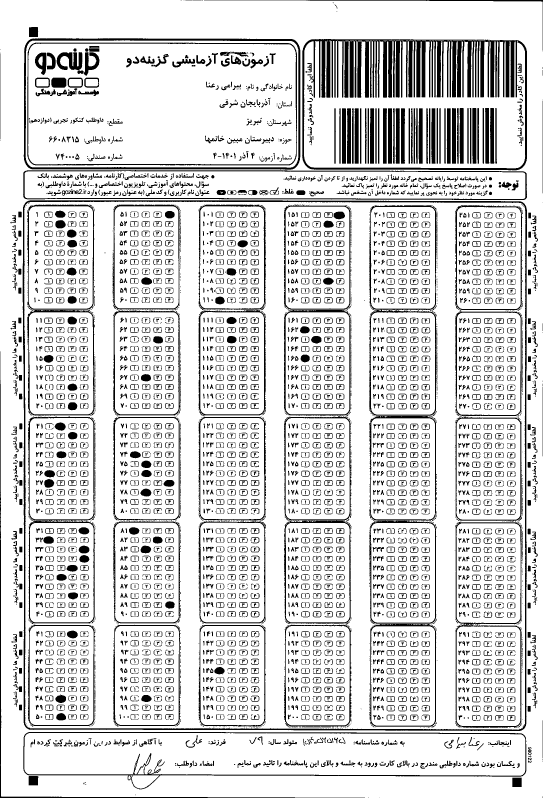
#> input picture Data/Exam Papers/image0000013A.tif, 1629 x 2394 px (shown at 1/3 size)
$ jupyter execute --allow-errors omr_grading.ipynb
#> lines starting #> are read from the running program, lines starting #| are printed output that depends on the picture; after the words box and inside, x2 and y2 are one past the last pixel; in counts of white or black regions, pixels touching at a corner belong together
[cell 1]
import cv2
import numpy as np
import matplotlib.pyplot as plt
import pandas as pd
import csv
from pathlib import Path


def get_results_dir():
    """<current working folder>/Results  - created automatically if missing."""
    folder = Path.cwd() / "Results"
    folder.mkdir(parents=True, exist_ok=True)
    return folder


class CalssScore():


    def init(self,path_of_aswer_sheet,path_of_key):
#> called with path_of_aswer_sheet = 'Data/Exam Papers/image0000013A.tif', path_of_key = 'Data/Answer Keys/kild.png'
        self.path_of_aswer_sheet = path_of_aswer_sheet
        self.path_of_key = path_of_key
        self.img = cv2.resize(cv2.imread(self.path_of_aswer_sheet),(1000,1000))
#> self.img: shape (1000, 1000, 3); min 0, max 255, mean 213.9


# تابع محاسبه ی درصد
    def Score2(self):
        self.Choises = []
        self.Key_dict = []


        img=cv2.imread(self.path_of_key)
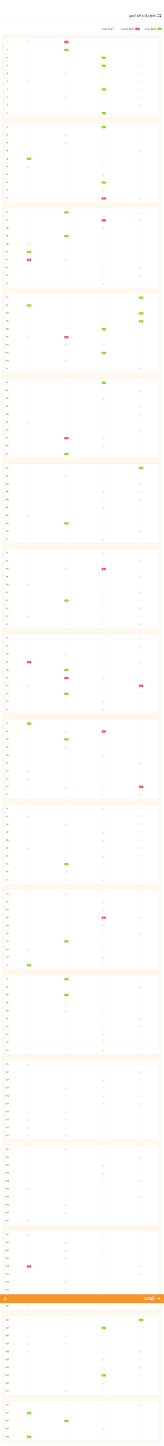
#> input picture Data/Answer Keys/kild.png, 1802 x 15904 px (shown at 1/11 size)
#> img is the input picture: shape (15904, 1802, 3); mean B, G, R 251, 253.1, 254.2
        img_c1 = img[400:1300,280:1600]
        img_c2 = img[1350:2225,280:1600]
        img_c3 = img[2290:3150,280:1600]
        img_c4 = img[3230:4100,280:1600]
        img_c5 = img[4180:5040,280:1600]
        img_c6 = img[5120:5980,280:1600]
        img_c7 = img[6060:6920,280:1600]
        img_c8 = img[6990:7850,280:1600]
        img_c9 = img[7925:8780,280:1600]
        img_c10 = img[8860:9720,280:1600]
        img_c11 = img[9800:10650,280:1600]
        img_c12 = img[10730:11590,280:1600]
        img_c13 = img[11670:12530,280:1600]
        img_c14 = img[12610:13470,280:1600]
        img_c15 = img[13550:14410,280:1600]
        img_c16 = img[14490:15350,280:1600]
        img_c17 = img[15420:15840,280:1600]


        All_Box_1 = [img_c1,img_c2,img_c3,img_c4,img_c5,img_c6,img_c7,img_c8,img_c9,img_c10,img_c11,img_c12,img_c13,img_c14,img_c15,img_c16,img_c17]
        All_Box_2 = []

        for i in All_Box_1:
            Gray_of_Mask =  cv2.cvtColor(cv2.cvtColor(cv2.inRange(cv2.cvtColor(i, cv2.COLOR_BGR2HSV), np.array([38, 32, 25]), np.array([255, 255, 255])) , cv2.COLOR_GRAY2BGR),cv2.COLOR_BGR2GRAY)
            Resized_GrayMask = cv2.resize(Gray_of_Mask,(500,500))
            All_Box_2.append(Resized_GrayMask)
#> this loop made 17 passes
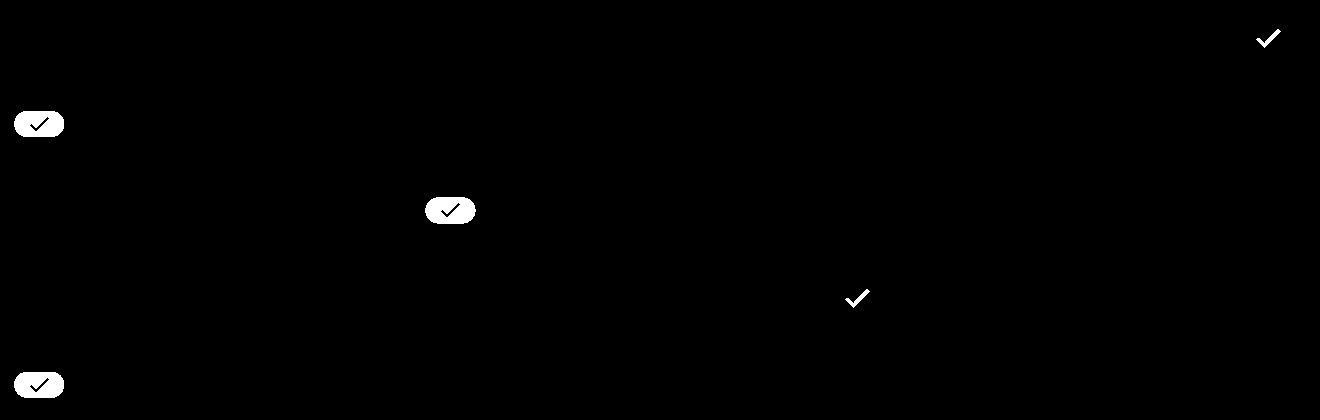
#> Gray_of_Mask: shape (420, 1320); 0.65% white; 5 white regions, box (x1, y1, x2, y2) and area: (425, 197, 476, 224) 1142, (14, 111, 64, 137) 1115, (14, 372, 64, 398) 1114, (1256, 29, 1281, 48) 125, (845, 289, 870, 308) 125
#> after the loop, All_Box_2 = 17 items
        Count_B = 1
        for j in All_Box_2:
            if Count_B < 17:
                vs = 10
            if Count_B > 16:
                vs = 5
            rows = np.vsplit(j,vs)
            for r in rows:
                cols = np.hsplit(r,4)
                A = cv2.countNonZero(cols[0])
                B = cv2.countNonZero(cols[1])
                C = cv2.countNonZero(cols[2])
                D = cv2.countNonZero(cols[3])
                if A > 0:
                    self.Key_dict.append(1)
                elif B > 0:
                    self.Key_dict.append(2)
                elif C > 0:
                    self.Key_dict.append(3)
                elif D > 0:
                    self.Key_dict.append(4)
                else:
                    self.Key_dict.append(0)
            Count_B+=1
#> this loop made 17 passes
#> vs on passes 1 to 12: 10, 10, 10, 10, 10, 10, 10, 10, 10, 10, 10, 10
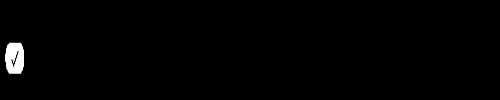
#> r: shape (100, 500); min 0, max 255, mean 2.6
#> after the loop, Count_B = 18; self.Key_dict = 165 values, max 4 at index 8, min 0 at index 148, mean 2.61
        for i in range(0,5):
            self.Key_dict.append(0)
#> after the loop, self.Key_dict = 170 values, max 4 at index 8, min 0 at index 148, mean 2.54


        def cut_pic(img):
            img1 = cv2.resize(img[265:385 , 84:165],(400,500))
            img2 = cv2.resize(img[395:515 , 84:165],(400,500))
            img3 = cv2.resize(img[527:650 , 84:165],(400,500))
            img4 = cv2.resize(img[660:775 , 84:165],(400,500))
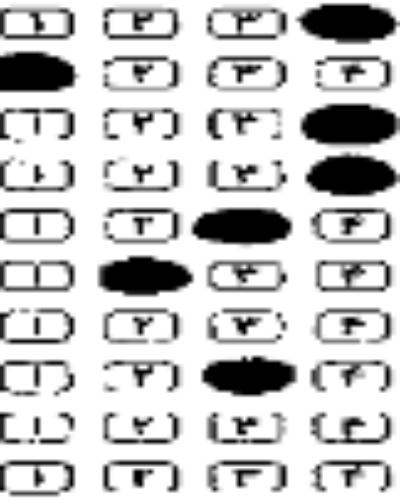
#> img4: shape (500, 400, 3); min 0, max 255, mean 198.3
            img5 = cv2.resize(img[790:905 , 84:165],(400,500))


            img6 = cv2.resize(img[265:385 , 240:320],(400,500))
            img7 = cv2.resize(img[395:515 , 240:320],(400,500))
            img8 = cv2.resize(img[527:650 , 240:320],(400,500))
            img9 = cv2.resize(img[660:775 , 240:320],(400,500))
            img10 = cv2.resize(img[790:905 , 240:320],(400,500))


            img11 = cv2.resize(img[265:385 , 395:480],(400,500))
            img12 = cv2.resize(img[395:515 , 395:480],(400,500))
            img13 = cv2.resize(img[525:650 , 395:480],(400,500))
            img14 = cv2.resize(img[660:775 , 397:480],(400,500))
            img15 = cv2.resize(img[790:905 , 395:480],(400,500))


            img16 = cv2.resize(img[265:385 , 555:635],(400,500))
            img17 = cv2.resize(img[395:515 , 555:635],(400,500))


            return img1,img2,img3,img4,img5,img6,img7,img8,img9,img10,img11,img12,img13,img14,img15,img16,img17

        pre_process_list = []
        def pre_process(img):
            img_G = cv2.cvtColor(img , cv2.COLOR_BGR2GRAY)
            ret,img_p = cv2.threshold(img_G, 127, 255, cv2.THRESH_BINARY_INV)
            pre_process_list.append(img_p)

        for cuted_pic in list(cut_pic(self.img)):
            pre_process(cuted_pic)


        def splitBoxes(img):
            boxes = []
            rows = np.vsplit(img , 10)
            for r in rows:
                cols = np.hsplit(r,4)
                A = cv2.countNonZero(cols[0])
                B = cv2.countNonZero(cols[1])
                C = cv2.countNonZero(cols[2])
                D = cv2.countNonZero(cols[3])
                rrr = 1230
                test_l = []
                if A >= rrr :
                    test_l.append(A)
                if  B>= rrr :
                    test_l.append(B)
                if C >= rrr :
                    test_l.append(C)
                if D >= rrr :
                    test_l.append(D)
                if len(test_l) == 0:
                    self.Choises.append(0)

                elif len(test_l) == 1:
                    if test_l[0] == A:
                        self.Choises.append(1)
                    elif test_l[0] == B:
                        self.Choises.append(2)
                    elif test_l[0] == C:
                        self.Choises.append(3)
                    elif test_l[0] == D:
                        self.Choises.append(4)
                elif len(test_l) != 1:
                    zzz = max(test_l)
                    if zzz == A:
                        self.Choises.append(1)
                    elif zzz == B:
                        self.Choises.append(2)
                    elif zzz == C:
                        self.Choises.append(3)
                    elif zzz == D:
                        self.Choises.append(4)


        for p_c_p in pre_process_list:
            splitBoxes(p_c_p)

        def Score_2(path_of_key):
#> called with path_of_key = 'Data/Answer Keys/kild.png'
            a = 0
            b = 5
            for i in range(0,170):
                if self.Choises[148] == 0:
                    b = 6

                if self.Choises[i] == self.Key_dict[i]:
                    a+=1
                else:
                    continue
#> after the loop, a = 43

            TP = a-b
#> TP = 37
            Final_Score = (TP / 164) * 100
#> Final_Score = 22.56
            return Final_Score

        return round(Score_2(self.path_of_key),2) , self.Choises , self.Key_dict

    @staticmethod
    def Score(img_path,key_path):
        run_score = CalssScore()
        run_score.init(img_path,key_path)
        S = run_score.Score2()[0]
#> S = 22.56
        return S

#تابع سیو کردن وضعیت برگه ی مورد نظر
    def Save_Status(self,img_path,key_path):
        aa = 0
        bb = 5
        run_score = CalssScore()
        run_score.init(img_path,key_path)
        CH = run_score.Score2()[1]
        AN = run_score.Score2()[2]
        AN = AN[0:165]
        CH = CH[0:165]
        stat_list = []
        for i in range(0,165):
            if CH[i] == AN[i]:
                stat_list.append('True')
            if CH[i] != AN[i]:
                if CH[i] == 0:
                    stat_list.append('-')
                if CH[i] != 0:
                    stat_list.append('False')
            else:
                continue
        stat_list[148] = 'Not Count'

        Q_Num = []
        Final_List_for_CSV = []

        for ji in range(1,166):
            Q_Num.append(str(ji))

        for ki in range(0,165):
            O_1_list_for_Csv = []
            O_1_list_for_Csv.append(Q_Num[ki])
            O_1_list_for_Csv.append(stat_list[ki])
            Final_List_for_CSV.append(O_1_list_for_Csv)

        row = ['Qustion_Num','Status']
        out_path = get_results_dir() / (Path(img_path).stem + '.csv')
        with open(out_path, 'w', newline='') as stud:
            y = csv.writer(stud)
            y.writerow(row)
            y.writerows(Final_List_for_CSV)
        print('File Saved\nPath Of The File : ' + str(out_path))

# تابع نشان دادن سوالات به صورت بصری
    def represention(self,img_path,key_path):
        run_score = CalssScore()
        run_score.init(img_path,key_path)
        CH = run_score.Score2()[1]
#> the loop in Score2 (call 2), `for i in All_Box_1:` made 17 passes
#> the loop in Score2 (call 2), `for j in All_Box_2:` made 17 passes
#> in cut_pic (call 2), `img8 = cv2.resize(img[527:650 , 240:320],(400,500))`:
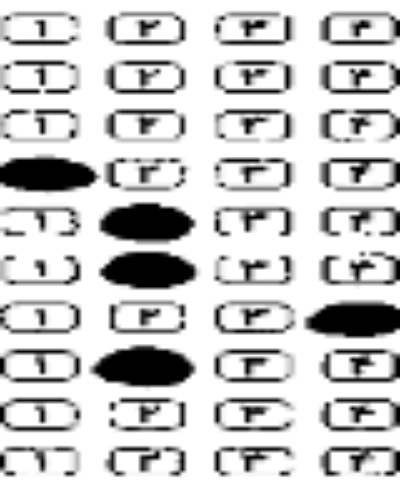
#> img8: shape (500, 400, 3); min 0, max 255, mean 203
#> the loop in Score2 (call 2), `for cuted_pic in list(cut_pic(self.img)):` made 17 passes
#> the loop in Score2 (call 2), `for p_c_p in pre_process_list:` made 17 passes
#> CH = 170 values, max 4 at index 30, min 0 at index 4, mean 0.718
        CH = CH[0:165]
#> CH = 165 values, max 4 at index 30, min 0 at index 4, mean 0.739
        AN = run_score.Score2()[2]
#> in cut_pic (call 3), `img12 = cv2.resize(img[395:515 , 395:480],(400,500))`:
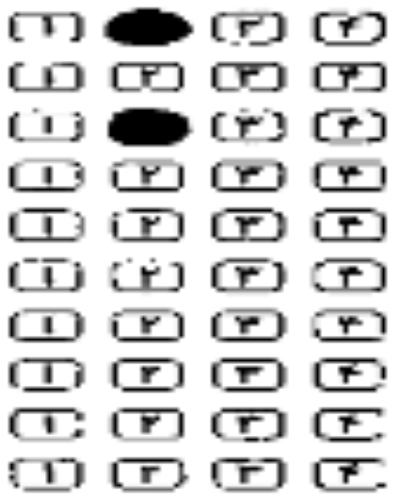
#> img12: shape (500, 400, 3); min 0, max 255, mean 209.9
#> AN has the same summary as self.Key_dict in Score2
        AN = AN[0:165]
#> AN = 165 values, max 4 at index 8, min 0 at index 148, mean 2.61
        Choise1 = []
        Choise2 = []
        Choise3 = []
        Choise4 = []
        for i1 in CH:
            if i1 == 1:
                Choise1.append('***')
            else:
                Choise1.append('---')
#> this loop made 165 passes
#> i1 on passes 1, 5, 6: 2, 0, 0
#> after the loop, Choise1 = 165 items, first 6: '---', '---', '---', '---', '---', '---'
        for i1 in CH:
            if i1 == 2:
                Choise2.append('***')
            else:
                Choise2.append('---')
#> after the loop, Choise2 = 165 items, first 6: '***', '***', '---', '---', '---', '---'
        for i1 in CH:
            if i1 == 3:
                Choise3.append('***')
            else:
                Choise3.append('---')
#> after the loop, Choise3 = 165 items, first 6: '---', '---', '***', '***', '---', '---'
        for i1 in CH:
            if i1 == 4:
                Choise4.append('***')
            else:
                Choise4.append('---')
#> after the loop, Choise4 has the same summary as Choise1

        Status_Of_Q_List = []
        for jk in range(0,165):
            if CH[jk] == AN[jk]:
                Status_Of_Q_List.append('True')
            elif CH[jk] != AN[jk]:
                if CH[jk] == 0:
                    Status_Of_Q_List.append('Not Answerd')
                elif CH[jk] != 0:
                    Status_Of_Q_List.append('False')
#> after the loop, Status_Of_Q_List = 165 items, first 6: 'False', 'True', 'True', 'True', 'Not Answerd', 'Not Answerd'
        Status_Of_Q_List[148] = 'Deleted Qustion'
        Qustions_Numbers = []
        for i in range(1,166):
            Qustions_Numbers.append(i)
#> call 3 of init, with path_of_aswer_sheet = 'Data/Exam Papers/image0000015A.tif', path_of_key = 'Data/Answer Keys/kild.png'
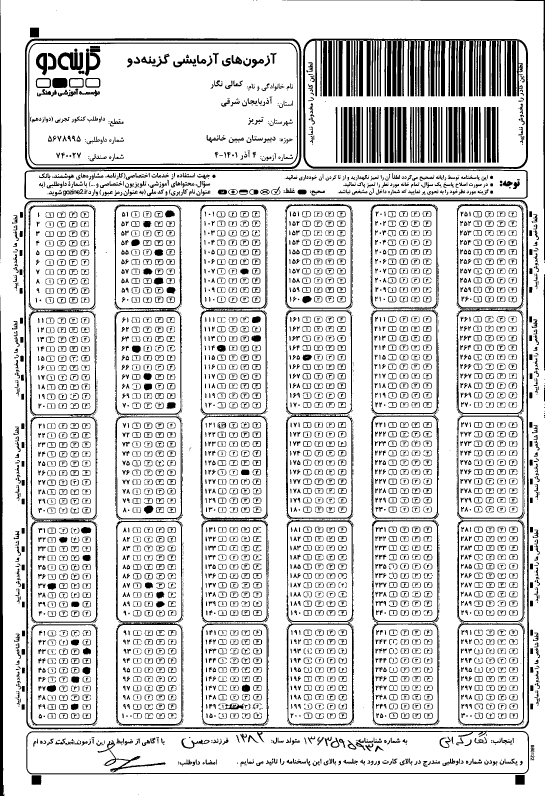
#> input picture Data/Exam Papers/image0000015A.tif, 1633 x 2387 px (shown at 1/3 size)
#> in init (call 3), `self.img = cv2.resize(cv2.imread(self.path_of_aswer_sheet),(1000,1000))`:
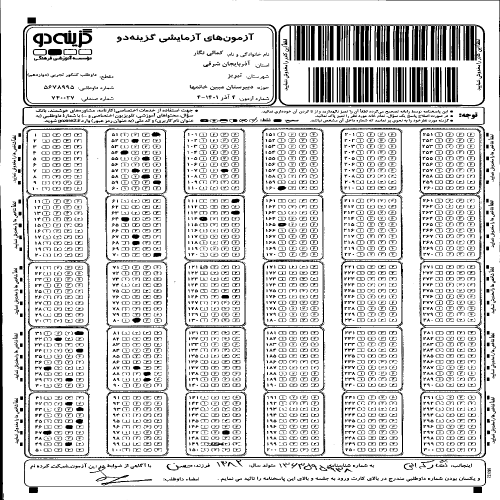
#> self.img: shape (1000, 1000, 3) (shown at 1/2 size); min 0, max 255, mean 214.2
#> in cut_pic (call 4), `img4 = cv2.resize(img[660:775 , 84:165],(400,500))`:
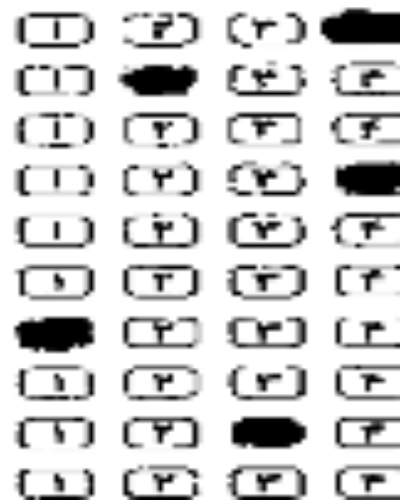
#> img4: shape (500, 400, 3); min 0, max 255, mean 208.9
#> in Save_Status, `CH = run_score.Score2()[1]`: CH = 170 values, max 4 at index 30, min 0 at index 0, mean 0.541
#> in cut_pic (call 5), `img6 = cv2.resize(img[265:385 , 240:320],(400,500))`:
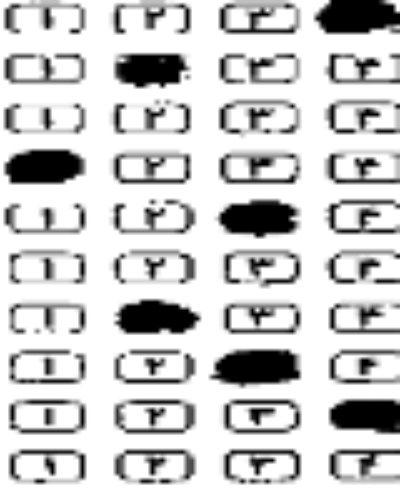
#> img6: shape (500, 400, 3); min 0, max 255, mean 203.5
#> in Save_Status, `AN = run_score.Score2()[2]`: AN has the same summary as self.Key_dict in Score2
#> in Save_Status, `CH = CH[0:165]`: CH = 165 values, max 4 at index 30, min 0 at index 0, mean 0.558
#> after the loop in Save_Status, `for i in range(0,165):`: stat_list = 165 items, first 6: '-', '-', '-', '-', '-', '-'
#> after the loop in Save_Status, `for ki in range(0,165):`: Final_List_for_CSV = 165 items, first 6: ['1', '-'], ['2', '-'], ['3', '-'], ['4', '-'], ['5', '-'], ['6', '-']
        df = pd.DataFrame(Qustions_Numbers,columns=['Qustions Numbers'])
        df['1'] = Choise1
        df['2'] = Choise2
        df['3'] = Choise3
        df['4'] = Choise4
        df['Status'] = Status_Of_Q_List
        df['Correct Answes'] = AN
        return df

#تابع مربوط به سیو کردن وضعیت هر سوال مریوط به تک تک برگه ها
    @staticmethod

    def save_all_status(list_sheet , path_of_key):
        L_Main = list_sheet
        All_File_Name = [Path(z).stem for z in L_Main]
        ALL_STAT_LISTS = []
        for gg in L_Main:
            run_score = CalssScore()
            run_score.init(gg,path_of_key)
            CH = run_score.Score2()[1]
#> CH = 170 values, max 4 at index 30, min 0 at index 4, mean 0.718
            AN = run_score.Score2()[2]
#> AN has the same summary as self.Key_dict in Score2
            AN = AN[0:165]
            CH = CH[0:165]
#> CH = 165 values, max 4 at index 30, min 0 at index 4, mean 0.739
            stat_list = []

            for i in range(0,165):
                if CH[i] == AN[i]:
                    stat_list.append('True')
                elif CH[i] != AN[i]:
                    if CH[i] == 0:
                        stat_list.append('-')
                    elif CH[i] != 0:
                        stat_list.append('False')
#> after the loop, stat_list = 165 items, first 6: 'False', 'True', 'True', 'True', '-', '-'
            stat_list[148] = 'Not Count'
            ALL_STAT_LISTS.append(stat_list)
            QN = []
            for i in range(1,166):
                QN.append(i)
            df = pd.DataFrame(QN,columns=['Qustions Numbers'])
            for nums in range(0,len(ALL_STAT_LISTS)):
                df[All_File_Name[nums]] = ALL_STAT_LISTS[nums]
#> this loop made 1 pass

        out_path = get_results_dir() / 'Saved_All_Status.csv'
        df.to_csv(out_path, index=False)
        print('File Saved\nPath Of The File : ' + str(out_path))

# تابع مربوط به سیو تمام درصد ها
    @staticmethod
    def save_all(list_of_sheets,key_p):
        All_File_Name = [Path(z).stem for z in list_of_sheets]
        All_Scores = []
        for mems in list_of_sheets:
            run_score = CalssScore()
            All_Scores.append(run_score.Score(mems,key_p))

        df = pd.DataFrame(All_File_Name,columns=['File Name'])
        df['Score'] = All_Scores
        out_path = get_results_dir() / 'Saved_All_Scores.csv'
        df.to_csv(out_path, index=False)
        print('File Saved\nPath Of The File : ' + str(out_path))


# [26 lines of commented-out code are left out]
